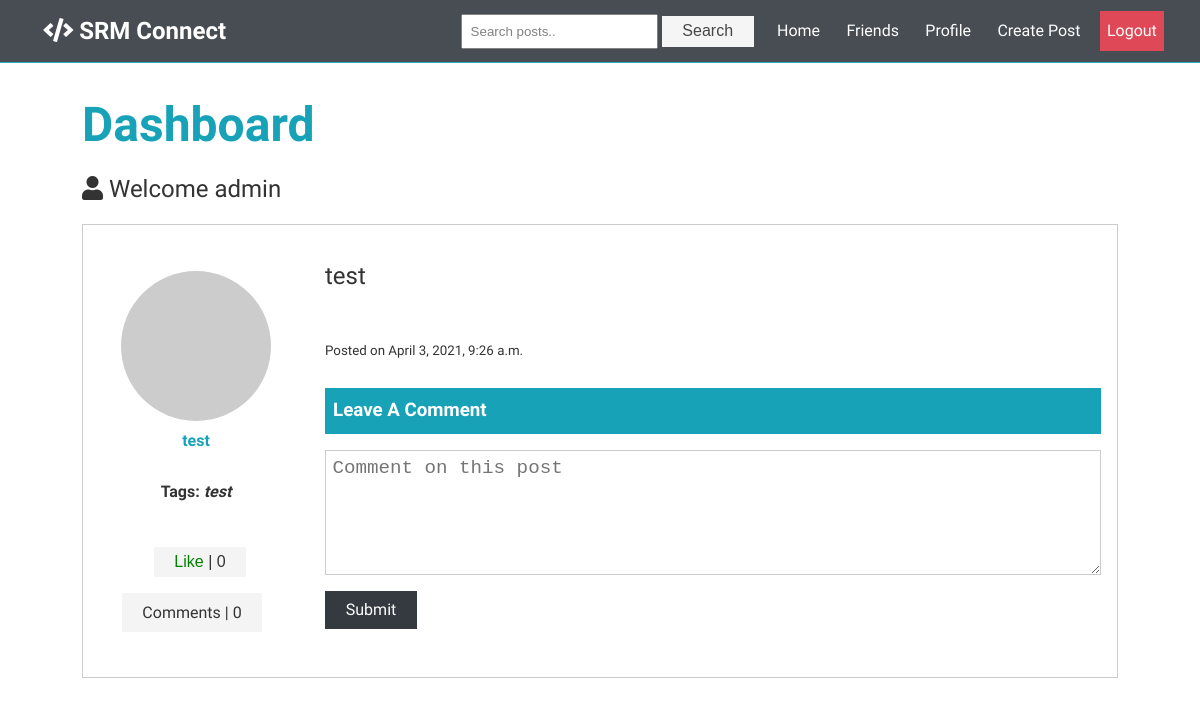
Page / (signed in) on the earlier database version.
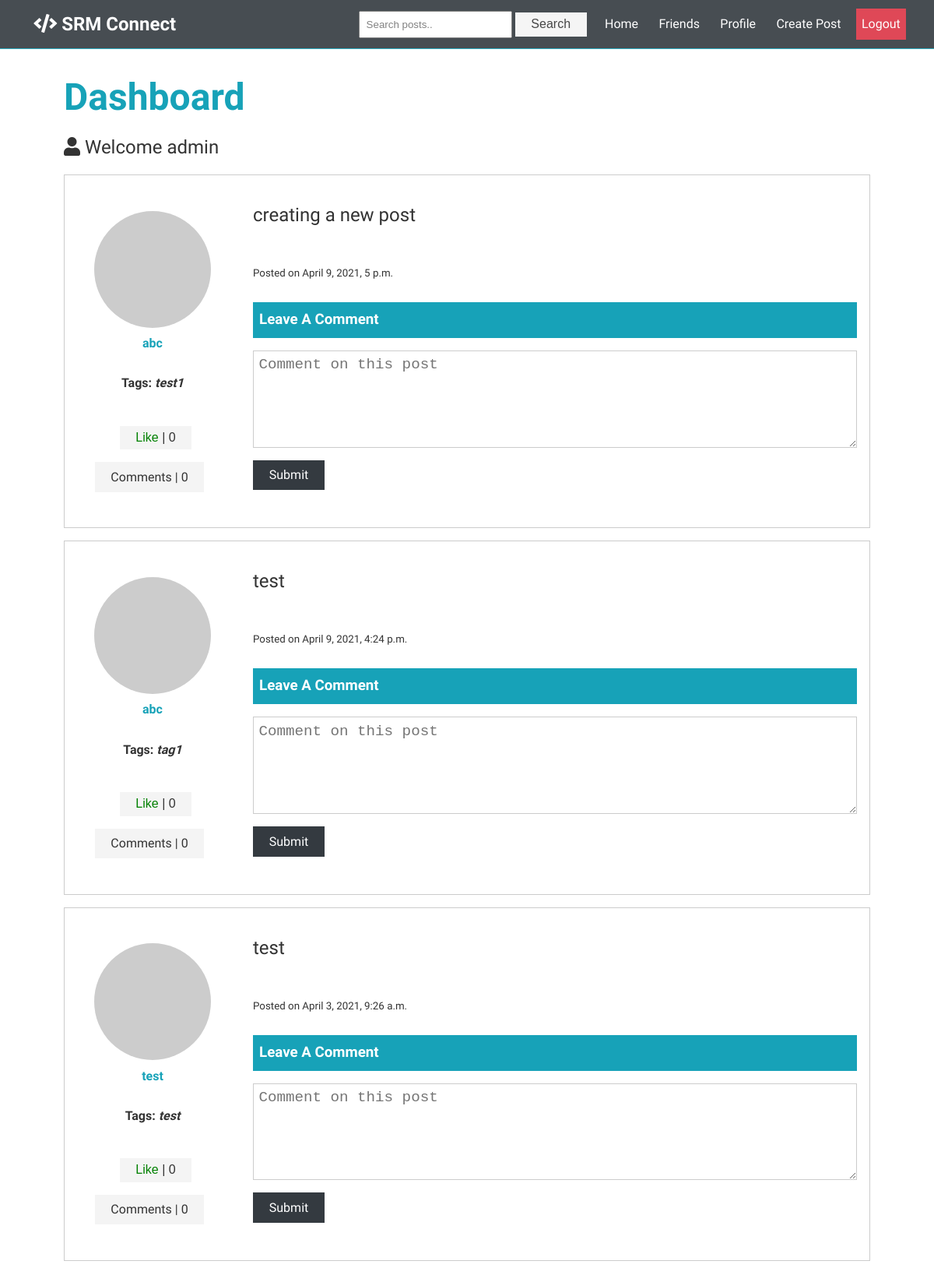
Same page on the later database version.
### feed/models.py (models this page shows, shortened)
class Post(models.Model):
	description = models.CharField(max_length=255, blank=True)
	date_posted = models.DateTimeField(default=timezone.now)
	user_name = models.ForeignKey(User, on_delete=models.CASCADE)
	tags = models.CharField(max_length=100, blank=True)

### feed/views.py (the view)
# urls.py: path('', PostListView.as_view(), name='home'),
class PostListView(ListView):
	model = Post
	template_name = 'feed/home.html'
	context_object_name = 'posts'
	ordering = ['-date_posted']
	paginate_by = 10
	def get_context_data(self, **kwargs):
		context = super(PostListView, self).get_context_data(**kwargs)
		if self.request.user.is_authenticated:
			liked = [i for i in Post.objects.all() if Like.objects.filter(
				user=self.request.user, post=i)]
			context['liked_post'] = liked
		return context

### users/models.py (called while the page is built)
	def get_absolute_url(self):
		return "/users/{}".format(self.slug)

### feed/templates/feed/home.html (shortened to what this page needs)
{% extends "feed/layout.html" %}
{% load static %}
{% block content %}
<h1 class="large text-primary">
  Dashboard
</h1>
<p class="lead"><i class="fas fa-user"></i> Welcome {{ user }}</p>
<div class="posts">
  {% for post in posts %}
  <div class="post bg-white p-1 my-1">
    <div>
      <a href="{{ post.user_name.profile.get_absolute_url }}">
        <img class="round-img" src="https://ui-avatars.com/api/?size=128&background=random&name={{ post.user_name }}" alt="" />
        <h4>{{ post.user_name }}</h4>
      </a>
      {% if post.tags %}
      <br />
      <p class="text-danger ml-3">
        <b>Tags: <i>{{ post.tags }}</i></b>
      </p>
      <br />
      {% endif %}
      <div class="card-footer">
        <button class="btn btn-white m-1 like" id="{{ post.id }}">
          {% if post in liked_post %}
          <a href="{% url 'post-like' %}" style="color: red" id="likebtn{{ post.id }}">
            Unlike</a>
          | {{post.likes.count}} {% else %}
          <a href="{% url 'post-like' %}" style="color: green" id="likebtn{{ post.id }}">
            Like</a>
          | {{post.likes.count}} {% endif %}
        </button>
        <a class="btn btn-outline-info" href="{% url 'post-detail' post.id %}">Comments | {{ post.details.count }}</a>
      </div>
    </div>
    <div>
      <p class="my-1 lead">{{ post.description }}</p>
      <br />
      <small class="text-muted">Posted on {{ post.date_posted }}</small>
      <br />
      <div class="post-form">
        <div class="post-form-header bg-primary">
          <h3>Leave A Comment</h3>
        </div>
        <form class="form my-1">
          <textarea name="text" cols="30" rows="5" placeholder="Comment on this post"></textarea>
          <input type="submit" class="btn btn-dark my-1" value="Submit" />
        </form>
      </div>
    </div>
  </div>
  {% endfor %}
</div>
{% endblock %}

### feed/templates/feed/layout.html (shortened to what this page needs)
{% load static %}
<!DOCTYPE html>
<html lang="en">
<head>
  <link rel="stylesheet" href="https://use.fontawesome.com/releases/v5.8.1/css/all.css"
 />
  <link rel="stylesheet" href="{% static 'feed/style.css' %}">
</head>
<body>
  <nav class="navbar navbar-expand-lg navbar-dark bg-dark sticky-top">
    <h1>
      <a class="navbar-brand ml-4 mr-4" href="{% url 'home' %}"><i class="fas fa-code"></i> SRM Connect</a>
    </h1>
    <div class="collapse navbar-collapse" id="navbarNavAltMarkup">
      <div class="navbar-nav">
        {% if user.is_authenticated %}
        <form class="form-inline" action="{% url 'search_posts' %}" method="GET">
          <input class="form-control" name="p" type="text" placeholder="Search posts.." />
          <button class="btn" type="submit">
            Search
          </button>
        </form>
        {% endif %}
        <a class="nav-item nav-link" href="{% url 'home' %}">Home</a>
        {% if user.is_authenticated %}
        <a class="nav-item nav-link" href="{% url 'friend_list' %}">Friends</a>
        <a class="nav-item nav-link" href="{% url 'my_profile' %}">Profile</a>
        <a class="nav-item nav-link" href="{% url 'post-create' %}">Create Post</a>
        <a class="nav-item nav-link btn btn-danger ml-4 text-light" href="{% url 'logout' %}">Logout</a>
        {% else %}
        <a class="nav-item nav-link ml-4 text-light" href="{% url 'login' %}">Login</a>
        <a class="nav-item nav-link ml-3 text-light" href="{% url 'register' %} ">Register</a>
        {% endif %}
      </div>
    </div>
  </nav>
  {% if user.is_authenticated %}
  <section class="container">
  {% block content %}{% endblock content %}
  </section>
  {% else %}
  {% block content_unauth %}{% endblock content_unauth %}
  {% endif %}
</body>
</html>

### feed/static/feed/style.css (style rules this page uses)
.m-1 { margin: 1rem }
.my-1 { margin: 1rem 0 }
.p-1 { padding: 1rem }
.container { max-width: 1100px; margin: auto; overflow: hidden; padding: 0 2rem; margin-top: 6rem; margin-bottom: 3rem }
.large { font-size: 3rem; line-height: 1.2; margin-bottom: 1rem }
.lead { font-size: 1.5rem; margin-bottom: 1rem }
.text-primary { color: #17a2b8 }
.round-img { border-radius: 50% }
.bg-primary { background-color: #17a2b8; color: #fff }
.bg-dark { background-color: #343a40; color: #fff }
.bg-white { background-color: #fff; color: #333; border: #ccc 1px solid }
.btn { display: inline-block; background: #f4f4f4; color: #333; padding: 0.4rem 1.3rem; border: none; cursor: pointer; font-size: 1rem; margin-right: 0.5rem; outline: none; -webkit-transition: all 0.2s ease-in; transition: all 0.2s ease-in }
.btn.btn-dark { background-color: #343a40; color: #fff }
.btn.btn-danger { background-color: #dc3545; color: #fff }
.form input[type='text'], .form input[type='email'], .form input[type='password'], .form input[type='date'], .form select, .form textarea { display: block; width: 100%; padding: 0.4rem; font-size: 1.2rem; border: 1px solid #ccc }
.form input[type='submit'] { font: inherit }
* { -webkit-box-sizing: border-box; box-sizing: border-box; margin: 0; padding: 0 }
body { font-family: 'Raleway', sans-serif; font-size: 1rem; line-height: 1.6; background-color: #fff; color: #333 }
a { text-decoration: none; color: #17a2b8 }
img { width: 100% }
.navbar { display: -webkit-box; display: -ms-flexbox; display: flex; -webkit-box-align: center; -ms-flex-align: center; align-items: center; -webkit-box-pack: justify; -ms-flex-pack: justify; justify-content: space-between; padding: 0.7rem 2rem; position: fixed; z-index: 1; width: 100%; top: 0; border-bottom: solid 1px #17a2b8; opacity: 0.9 }
.navbar a { color: #fff; padding: 0.45rem; margin: 0 0.25rem }
.post-form-header { padding: 0.5rem }
.post { display: -ms-grid; display: grid; -ms-grid-columns: 1fr 4fr; grid-template-columns: 1fr 4fr; grid-gap: 2rem; -webkit-box-align: center; -ms-flex-align: center; align-items: center }
.post>div:first-child { text-align: center }
.post img { width: 150px }
.form-inline { display: inline; }
.form-inline > input.form-control { padding: .5rem; }

Differences in the rows shown:
added Post: user_name "abc", tags "test1", likes.count "0", details.count "0", description "creating a new post", date_posted "April 9, 2021, 5 p.m."
added Post: user_name "abc", tags "tag1", likes.count "0", details.count "0", description "test", date_posted "April 9, 2021, 4:24 p.m."
